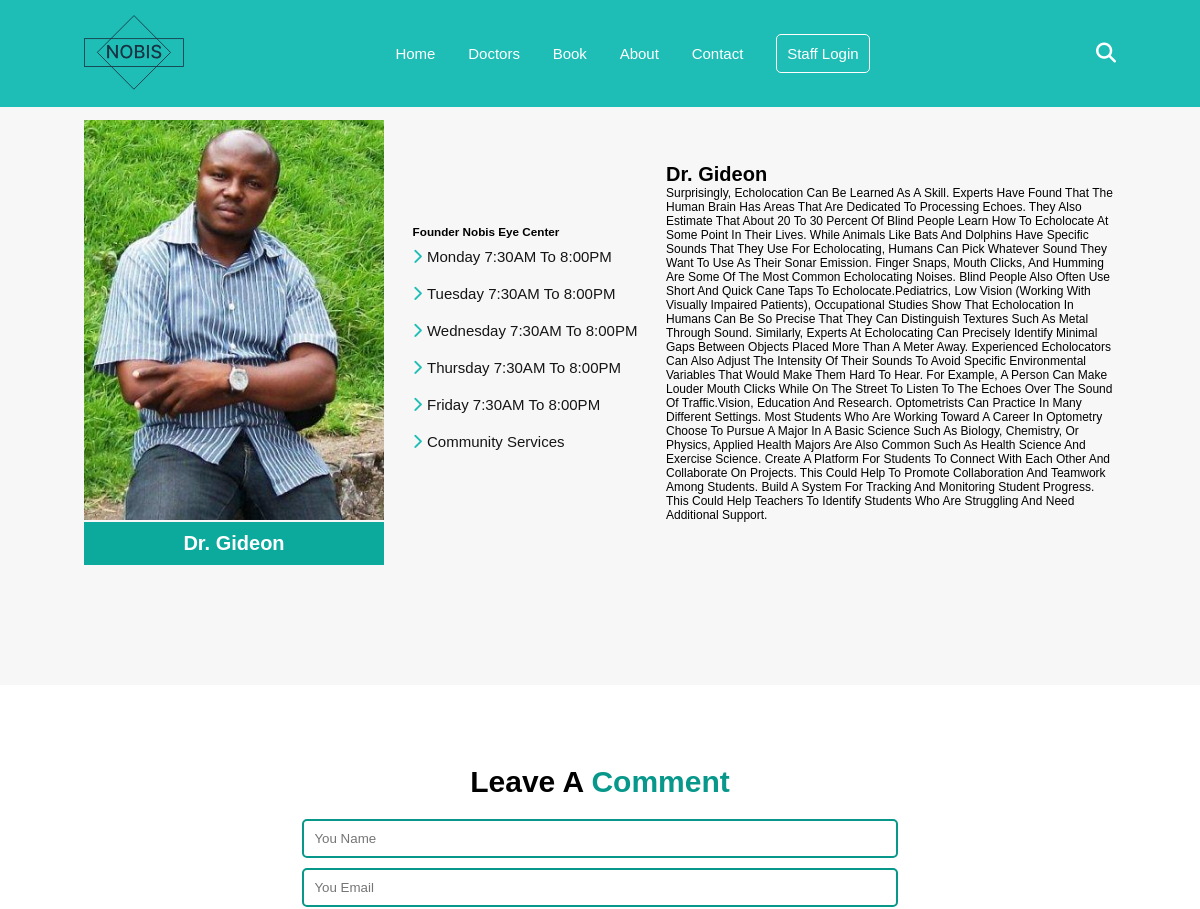
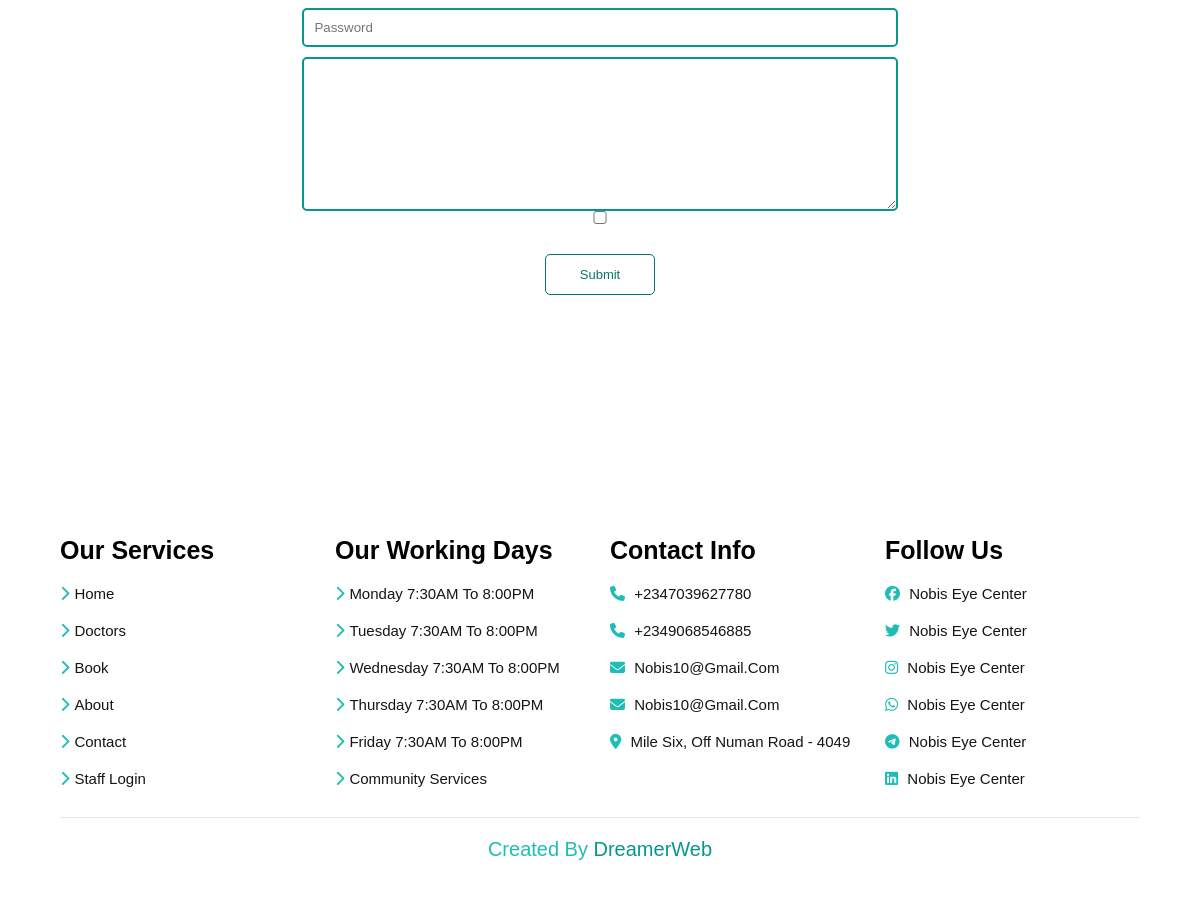
/doctor/founder-nobis-eye-center/, run on the app's committed database (2 pictures, top to bottom).
### core/models.py (models this page shows, shortened)
class Doctor(models.Model):
    expert = models.ForeignKey(User, on_delete=models.CASCADE)
    position = models.CharField(max_length=100)
    detail = models.TextField(max_length=2000)
    slug = models.SlugField(max_length=100)
    photo = models.ImageField(upload_to='img')
    working_days = models.ForeignKey(Day, on_delete=models.CASCADE)
    create_at = models.DateTimeField(auto_now_add=True)

### core/views.py (the view)
# urls.py: path('doctor/<slug:slug>/', views.doctors_detail, name='doctors_detail'),
def doctors_detail(request, slug):
    doctor = get_object_or_404(Doctor, slug=slug )
    context = {
       'doctor': doctor
    }
    return render(request, 'core/doctor_detail.html', context)

### core/templates/core/doctor_detail.html (shortened to what this page needs)
{% extends 'core/base/base.html' %}
{% load static %}
{% block content %}
{% include 'core/base/navbar.html' %}
    <section class="services padding">
         <div class="doctor__detail">
                <div class="doctor__left">
                    <img src="{{doctor.photo.url}}" alt="">
                    <h3>Dr. {{doctor.expert}}</h3>
                </div>
                <div class="doctor__center">
                        <h3>{{doctor.position}}</h3>
                        <a href="home.html"><i class="fas fa-chevron-right"></i>Monday 7:30AM to 8:00PM</a>
                        <a href="doctors.html"><i class="fas fa-chevron-right"></i>Tuesday 7:30AM to 8:00PM</a>
                        <a href="book.html"><i class="fas fa-chevron-right"></i>Wednesday 7:30AM to 8:00PM</a>
                        <a href="about.html"><i class="fas fa-chevron-right"></i>Thursday 7:30AM to 8:00PM</a>
                        <a href="#"><i class="fas fa-chevron-right"></i>Friday 7:30AM to 8:00PM</a>
                        <a href="#"><i class="fas fa-chevron-right"></i>Community Services</a>
                </div>
                <div class="doctor__right">
                    <h3>Dr. {{doctor.expert}}</h3>
                        <p>{{ doctor.detail }}</p>
                </div>
            </div>
    </section>
    <section class="comment">
        <h1>Leave a <span> Comment</span></h1>
        <div class="comment__form">
            <form action="" method="POST">
                <input type="text" name="usename" placeholder="you name">
                <input type="text" name="email" placeholder="you email">
                <input type="text" name="password" placeholder="password">
                <textarea name="comment" id="" cols="30" rows="10"></textarea>
                <input type="checkbox" name="check" id="">
                <button class="hero-btn" type="submit">submit</button>
            </form>
        </div>
    </section>
        {% include 'core/base/footer.html' %}
    {% endblock %}

### static/cs/style.css (style rules this page uses)
:root { --color: #1ebeb6; --primary-color: #efbb20; --navbar-color: linear-gradient( 90deg, rgba(30, 190, 182, 1) 0%, rgba(0, 130, 124, 1) ); --box-shadow: 0 0 10px #e7e7e7; --background: #f7f7f7; }
* { margin: 0; padding: 0; outline: none; box-sizing: border-box; transition: 0.2s; text-transform: capitalize; transition: all 0.2s linear; text-decoration: none; font-family: "Poppins", sans-serif; box-sizing: border-box; }
html { font-size: 62.5%; overflow-x: hidden; scroll-behavior: smooth; scroll-padding-top: 6rem; }
.services { padding: 2rem 7%; width: 100%; background-color: var(--background); }
.comment { margin: 0; padding: 5% 10%; height: 80vh; }
.comment h1 { text-align: center; font-size: 30px; padding: 2rem; }
.comment span { color: #08978b; }
.comment__form form { display: flex; flex-direction: column; margin: 0; align-items: center; }
.comment__form form input { padding: 1rem; width: 62%; border-radius: 5px; border: solid #08978b 2px; margin-bottom: 10px; }
.comment__form form textarea { width: 62%; border-radius: 5px; border: solid #08978b 2px; }
.comment__form form input[type="checkbox"] { padding: 3rem; display: flex; }
.doctor__detail { display: flex; flex-wrap: wrap; align-items: center; justify-content: space-between; }
.doctor__left img { width: 300px; height: 400px; object-fit: cover; }
.doctor__left h3 { font-size: 20px; text-align: center; color: #fff; background: #0baa9d; padding: 10px; }
.doctor__center { padding: 1.5rem 0; }
.doctor__center a { display: block; font-size: 1.5rem; color: #161515; padding: 1rem 0; }
.doctor__center a i { padding-right: .5rem; color: var(--color); }
.doctor__right { max-width: 450px; }
.doctor__right h3 { font-size: 20px; }
.doctor__right p { font-size: 12px; }
.hero-btn { display: inline-block; text-decoration: none; color: #0a746c; border: 1px solid #0a746c; padding: 12px 34px; font-size: 13px; background: transparent; position: relative; cursor: pointer; transition: 0.8s; overflow: hidden; border-radius: 5px; margin-top: 20px; z-index: 2; }
.hero-btn:before { content: ""; position: absolute; left: 0; width: 100%; height: 0%; background: #08978b; z-index: -1; transition: 0.8s; }
.hero-btn:before { top: 0; border-radius: 0 0 50% 50%; }
.padding { padding: 10% 7%; }

### data on the page
Doctor: photo (picture), expert "Gideon", position "Founder Nobis Eye Center", detail "Surprisingly, Echolocation Can Be Learned As A Skill. Experts Have Found That The Human Brain Has Areas That Are Dedicated To Processing Echoes. They Also Estimate That About 20 To 30 Percent Of Blind People Learn How To Echolocate At Some Point In Their Lives. While Animals Like Bats And Dolphins Have Specific Sounds That They Use For Echolocating, Humans Can Pick Whatever Sound They Want To Use As Their Sonar Emission. Finger Snaps, Mouth Clicks, And Humming Are Some Of The Most Common Echolocating Noises. Blind People Also Often Use Short And Quick Cane Taps To Echolocate.Pediatrics, Low Vision (Working With Visually Impaired Patients), Occupational Studies Show That Echolocation In…"
